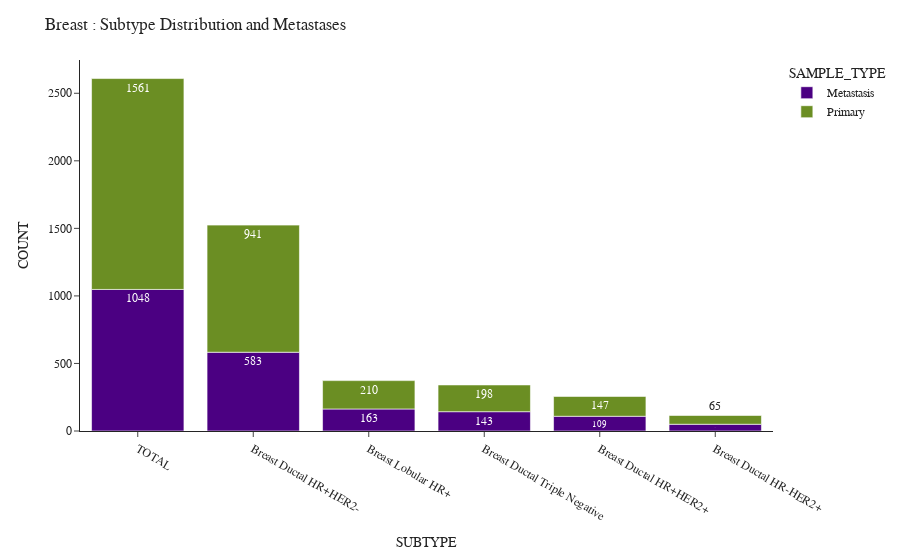

Notebook code cell kept with this figure:
### Code cell
tidy = raw_data_dict['data']['sample'].groupby(['ORGAN_SYSTEM','SUBTYPE','SAMPLE_TYPE'])['SAMPLE_ID'] \
           .nunique() \
           .reset_index(level=[0,1,2])

grouped = tidy.groupby('ORGAN_SYSTEM')

calc_met_dist('Breast')

### Figure 1 — Plotly figure (JSON) as saved in the notebook; plotly's stock layout.template omitted (floating-point values rounded to 4 significant figures)
{"data": [{"alignmentgroup": "True", "bingroup": "x", "histfunc": "sum", "hovertemplate": "SAMPLE_TYPE=Metastasis<br>SUBTYPE=%{x}<br>sum of SAMPLE_ID=%{y}<extra></extra>", "legendgroup": "Metastasis", "marker": {"color": "indigo", "pattern": {"shape": ""}}, "name": "Metastasis", "offsetgroup": "Metastasis", "orientation": "v", "showlegend": true, "texttemplate": "%{value}", "type": "histogram", "x": ["Breast Ductal HR+HER2+", "Breast Ductal HR+HER2-", "Breast Ductal HR-HER2+", "Breast Ductal Triple Negative", "Breast Lobular HR+", "TOTAL"], "xaxis": "x", "y": [109, 583, 50, 143, 163, 1048], "yaxis": "y"}, {"alignmentgroup": "True", "bingroup": "x", "histfunc": "sum", "hovertemplate": "SAMPLE_TYPE=Primary<br>SUBTYPE=%{x}<br>sum of SAMPLE_ID=%{y}<extra></extra>", "legendgroup": "Primary", "marker": {"color": "olivedrab", "pattern": {"shape": ""}}, "name": "Primary", "offsetgroup": "Primary", "orientation": "v", "showlegend": true, "texttemplate": "%{value}", "type": "histogram", "x": ["Breast Ductal HR+HER2+", "Breast Ductal HR+HER2-", "Breast Ductal HR-HER2+", "Breast Ductal Triple Negative", "Breast Lobular HR+", "TOTAL"], "xaxis": "x", "y": [147, 941, 65, 198, 210, 1561], "yaxis": "y"}], "layout": {"barmode": "relative", "font": {"family": "Arial"}, "legend": {"title": {"text": "SAMPLE_TYPE"}, "tracegroupgap": 0}, "margin": {"t": 60}, "title": {"text": "Breast : Subtype Distribution and Metastases"}, "xaxis": {"anchor": "y", "categoryorder": "total descending", "domain": [0, 1], "title": {"text": "SUBTYPE"}}, "yaxis": {"anchor": "x", "domain": [0, 1], "title": {"text": "COUNT"}}}}
